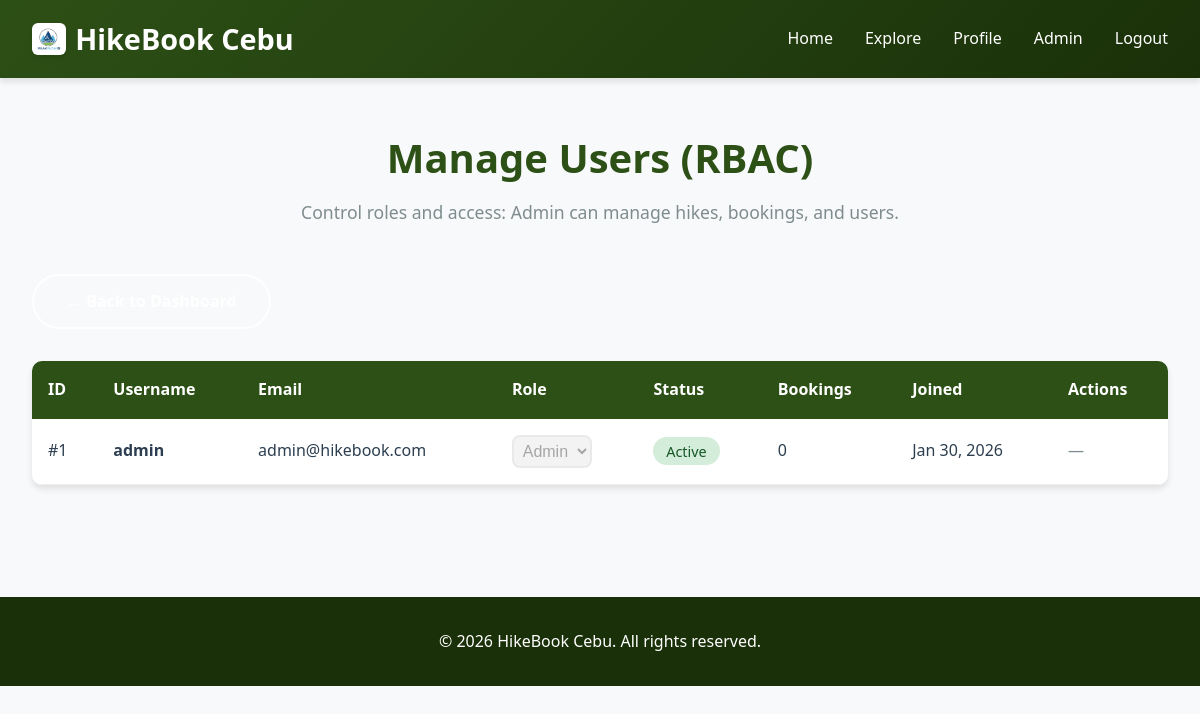
/admin/manage_users.php (signed in), run on the app's committed database.
### tables this page shows
CREATE TABLE `users` (
  `id` int(11) NOT NULL,
  `username` varchar(50) NOT NULL,
  `email` varchar(100) NOT NULL,
  `password_hash` varchar(255) NOT NULL,
  `role` varchar(20) DEFAULT 'user',
  `created_at` timestamp NOT NULL DEFAULT current_timestamp(),
  `is_active` tinyint(1) DEFAULT 1
);

### config.php (called while the page is built, shortened)
<?php
function sanitize($data) {
    return htmlspecialchars(trim($data), ENT_QUOTES, 'UTF-8');
}
?>

### admin/manage_users.php (the view, shortened to what this page needs)
<?php
require_once '../config.php';
$stmt = $pdo->query("
    SELECT u.id, u.username, u.email, u.role, u.is_active, u.created_at,
           (SELECT COUNT(*) FROM bookings b WHERE b.user_id = u.id) as booking_count
    FROM users u
    ORDER BY u.role DESC, u.username ASC
");
$users = $stmt->fetchAll();
$stmt = $pdo->query("SELECT COUNT(*) as c FROM users WHERE role = 'admin' AND is_active = 1");
$admin_count = (int) $stmt->fetch()['c'];
?>
<!DOCTYPE html>
<html lang="en">
<head>
    <link rel="stylesheet" href="../css/styles.css">
</head>
<body>
    <nav class="navbar">
        <div class="nav-container">
            <a href="../index.php" class="logo">
                <img src="../images/logo.png" alt="HikeBook Cebu Logo">
                <?php echo SITE_NAME; ?>
            </a>
            <ul class="nav-links">
                <li><a href="../index.php">Home</a></li>
                <li><a href="../hikes.php">Explore</a></li>
                <li><a href="../profile.php">Profile</a></li>
                <li><a href="dashboard.php">Admin</a></li>
                <li><a href="../logout.php">Logout</a></li>
            </ul>
        </div>
    </nav>
    <div class="container">
        <div class="section-title">
            <h2>Manage Users (RBAC)</h2>
            <p>Control roles and access: Admin can manage hikes, bookings, and users.</p>
        </div>
        <div style="margin-bottom: 2rem;">
            <a href="dashboard.php" class="btn btn-secondary">← Back to Dashboard</a>
        </div>
        <div class="table-container">
            <table>
                <thead>
                    <tr>
                        <th>ID</th>
                        <th>Username</th>
                        <th>Email</th>
                        <th>Role</th>
                        <th>Status</th>
                        <th>Bookings</th>
                        <th>Joined</th>
                        <th>Actions</th>
                    </tr>
                </thead>
                <tbody>
                    <?php foreach ($users as $u): ?>
                        <tr>
                            <td>#<?php echo $u['id']; ?></td>
                            <td><strong><?php echo sanitize($u['username']); ?></strong></td>
                            <td><?php echo sanitize($u['email']); ?></td>
                            <td>
                                <form method="POST" style="display: inline;">
                                    <select name="role" class="form-control" style="width: auto; padding: 0.3rem;" onchange="this.form.submit()"
                                        <?php if ($u['id'] == $_SESSION['user_id'] && $admin_count <= 1) echo ' disabled'; ?>>
                                        <option value="admin" <?php echo $u['role'] === 'admin' ? 'selected' : ''; ?>>Admin</option>
                                    </select>
                                </form>
                            </td>
                            <td>
                                <?php if ($u['is_active']): ?>
                                    <span class="meta-badge" style="background: #d4edda; color: #155724;">Active</span>
                                <?php else: ?>
                                    <span class="meta-badge" style="background: #f8d7da; color: #721c24;">Inactive</span>
                                <?php endif; ?>
                            </td>
                            <td><?php echo (int) $u['booking_count']; ?></td>
                            <td><?php echo date('M d, Y', strtotime($u['created_at'])); ?></td>
                            <td>
                                <?php if ($u['id'] != $_SESSION['user_id']): ?>
                                    <form method="POST" style="display: inline;">
                                        <input type="hidden" name="user_id" value="<?php echo $u['id']; ?>">
                                        <input type="hidden" name="toggle_active" value="1">
                                        <button type="submit" class="btn btn-secondary" style="padding: 0.25rem 0.5rem; font-size: 0.85rem;">
                                            <?php echo $u['is_active'] ? 'Deactivate' : 'Activate'; ?>
                                        </button>
                                    </form>
                                <?php else: ?>
                                    <span style="color: var(--text-light);">—</span>
                                <?php endif; ?>
                            </td>
                        </tr>
                    <?php endforeach; ?>
                </tbody>
            </table>
        </div>
    </div>
    <footer class="footer">
        <p>&copy; <?php echo date('Y'); ?> <?php echo SITE_NAME; ?>. All rights reserved.</p>
    </footer>
</body>
</html>

### css/styles.css (style rules this page uses)
* { margin: 0; padding: 0; box-sizing: border-box; }
:root { --primary: #2d5016; --primary-light: #4a7c2c; --primary-dark: #1a3009; --secondary: #8b4513; --accent: #ff6b35; --text-dark: #2c3e50; --text-light: #7f8c8d; --bg-light: #f8f9fa; --white: #ffffff; --shadow: 0 4px 6px rgba(0, 0, 0, 0.1); --shadow-lg: 0 10px 25px rgba(0, 0, 0, 0.2); }
body { font-family: 'Segoe UI', Tahoma, Geneva, Verdana, sans-serif; line-height: 1.6; color: var(--text-dark); background-color: var(--bg-light); }
h1, h2, h3 { font-weight: 700; }
.section-title h2 { font-size: 2.2rem; color: var(--primary); }
.navbar { background: linear-gradient(135deg, var(--primary) 0%, var(--primary-dark) 100%); padding: 1rem 0; box-shadow: var(--shadow); position: sticky; top: 0; z-index: 1000; }
.nav-container { max-width: 1200px; margin: 0 auto; padding: 0 2rem; display: flex; justify-content: space-between; align-items: center; }
.logo { font-size: 1.8rem; font-weight: bold; color: var(--white); text-decoration: none; display: flex; align-items: center; gap: 0.6rem; transition: transform 0.3s ease; }
.logo img { height: 32px; width: auto; object-fit: contain; transition: transform 0.3s ease; background: white; padding: 4px; border-radius: 6px; box-shadow: 0 2px 4px rgba(0, 0, 0, 0.1); }
.nav-links { display: flex; gap: 2rem; list-style: none; }
.nav-links a { color: var(--white); text-decoration: none; font-weight: 500; transition: color 0.3s; }
.btn { display: inline-block; padding: 0.8rem 2rem; border-radius: 50px; text-decoration: none; font-weight: 600; transition: all 0.3s; border: none; cursor: pointer; }
.btn-secondary { background: transparent; color: var(--white); border: 2px solid var(--white); }
.container { max-width: 1200px; margin: 0 auto; padding: 3rem 2rem; }
.section-title { text-align: center; margin-bottom: 3rem; }
.section-title h2 { font-size: 2.5rem; color: var(--primary); margin-bottom: 0.5rem; }
.section-title p { color: var(--text-light); font-size: 1.1rem; }
.meta-badge { padding: 0.3rem 0.8rem; border-radius: 20px; font-size: 0.9rem; font-weight: 500; }
.form-control { width: 100%; padding: 0.8rem; border: 2px solid #e0e0e0; border-radius: 8px; font-size: 1rem; transition: border-color 0.3s; }
.footer { background: var(--primary-dark); color: var(--white); text-align: center; padding: 2rem; margin-top: 4rem; }
.table-container { background: var(--white); border-radius: 10px; overflow-x: auto; overflow-y: hidden; box-shadow: var(--shadow); }
table { width: 100%; border-collapse: collapse; }
table th { background: var(--primary); color: var(--white); padding: 1rem; text-align: left; }
table td { padding: 1rem; border-bottom: 1px solid #eee; }

### data on the page
users: id "1", username "admin", email "admin@hikebook.com", role "Admin", is_active "Active", booking_count "0", created_at "Jan 30, 2026"

### other printed values
SITE_NAME "HikeBook Cebu"
